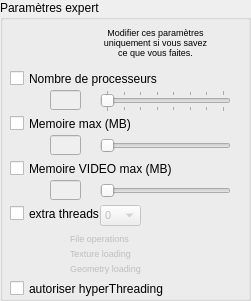
     <widget class="QGroupBox" name="groupBox_parametreExpert">
      <property name="geometry">
       <rect>
        <x>300</x>
        <y>10</y>
        <width>251</width>
        <height>301</height>
       </rect>
      </property>
      <property name="title">
       <string>Paramètres expert</string>
      </property>
      <widget class="QLabel" name="label_GFX_parametresExperts">
       <property name="geometry">
        <rect>
         <x>40</x>
         <y>25</y>
         <width>31</width>
         <height>31</height>
        </rect>
       </property>
       <property name="text">
        <string notr="true"/>
       </property>
       <property name="pixmap">
        <pixmap resource="ressources.qrc">:/gfx/danger.png</pixmap>
       </property>
       <property name="scaledContents">
        <bool>true</bool>
       </property>
      </widget>
      <widget class="QLabel" name="label_avertissementExpertParam">
       <property name="geometry">
        <rect>
         <x>90</x>
         <y>25</y>
         <width>131</width>
         <height>36</height>
        </rect>
       </property>
       <property name="font">
        <font>
         <pointsize>7</pointsize>
        </font>
       </property>
       <property name="text">
        <string>&lt;html&gt;&lt;head/&gt;&lt;body&gt;&lt;p align=&quot;center&quot;&gt;Modifier ces paramètres&lt;br/&gt;uniquement si vous savez&lt;br/&gt;ce que vous faites.&lt;/p&gt;&lt;/body&gt;&lt;/html&gt;</string>
       </property>
      </widget>
      <widget class="QCheckBox" name="checkBox_procNumber">
       <property name="enabled">
        <bool>true</bool>
       </property>
       <property name="geometry">
        <rect>
         <x>10</x>
         <y>70</y>
         <width>191</width>
         <height>17</height>
        </rect>
       </property>
       <property name="locale">
        <locale language="French" country="France"/>
       </property>
       <property name="text">
        <string>Nombre de processeurs</string>
       </property>
      </widget>
      <widget class="QLineEdit" name="lineEdit_procNumber">
       <property name="enabled">
        <bool>false</bool>
       </property>
       <property name="geometry">
        <rect>
         <x>50</x>
         <y>90</y>
         <width>31</width>
         <height>20</height>
        </rect>
       </property>
       <property name="acceptDrops">
        <bool>false</bool>
       </property>
       <property name="maxLength">
        <number>1</number>
       </property>
       <property name="alignment">
        <set>Qt::AlignCenter</set>
       </property>
       <property name="readOnly">
        <bool>false</bool>
       </property>
       <property name="placeholderText">
        <string/>
       </property>
      </widget>
      <widget class="QSlider" name="horizontalSlider_procNumber">
       <property name="enabled">
        <bool>false</bool>
       </property>
       <property name="geometry">
        <rect>
         <x>100</x>
         <y>90</y>
         <width>131</width>
         <height>22</height>
        </rect>
       </property>
       <property name="sizeIncrement">
        <size>
         <width>0</width>
         <height>0</height>
        </size>
       </property>
       <property name="minimum">
        <number>1</number>
       </property>
       <property name="maximum">
        <number>8</number>
       </property>
       <property name="orientation">
        <enum>Qt::Horizontal</enum>
       </property>
       <property name="tickPosition">
        <enum>QSlider::TicksBothSides</enum>
       </property>
       <property name="tickInterval">
        <number>1</number>
       </property>
      </widget>
      <widget class="QSlider" name="horizontalSlider_maxMemory">
       <property name="enabled">
        <bool>false</bool>
       </property>
       <property name="geometry">
        <rect>
         <x>100</x>
         <y>135</y>
         <width>131</width>
         <height>22</height>
        </rect>
       </property>
       <property name="sizeIncrement">
        <size>
         <width>0</width>
         <height>0</height>
        </size>
       </property>
       <property name="minimum">
        <number>256</number>
       </property>
       <property name="maximum">
        <number>8192</number>
       </property>
       <property name="singleStep">
        <number>2</number>
       </property>
       <property name="pageStep">
        <number>64</number>
       </property>
       <property name="orientation">
        <enum>Qt::Horizontal</enum>
       </property>
       <property name="tickPosition">
        <enum>QSlider::NoTicks</enum>
       </property>
       <property name="tickInterval">
        <number>1</number>
       </property>
      </widget>
      <widget class="QCheckBox" name="checkBox_maxMemory">
       <property name="enabled">
        <bool>true</bool>
       </property>
       <property name="geometry">
        <rect>
         <x>10</x>
         <y>115</y>
         <width>191</width>
         <height>17</height>
        </rect>
       </property>
       <property name="locale">
        <locale language="French" country="France"/>
       </property>
       <property name="text">
        <string>Memoire max (MB)</string>
       </property>
      </widget>
      <widget class="QLineEdit" name="lineEdit_maxMemory">
       <property name="enabled">
        <bool>false</bool>
       </property>
       <property name="geometry">
        <rect>
         <x>50</x>
         <y>135</y>
         <width>31</width>
         <height>20</height>
        </rect>
       </property>
       <property name="acceptDrops">
        <bool>false</bool>
       </property>
       <property name="maxLength">
        <number>4</number>
       </property>
       <property name="alignment">
        <set>Qt::AlignCenter</set>
       </property>
       <property name="readOnly">
        <bool>false</bool>
       </property>
       <property name="placeholderText">
        <string/>
       </property>
      </widget>
      <widget class="QCheckBox" name="checkBox_maxVideoMemory">
       <property name="enabled">
        <bool>true</bool>
       </property>
       <property name="geometry">
        <rect>
         <x>10</x>
         <y>160</y>
         <width>191</width>
         <height>17</height>
        </rect>
       </property>
       <property name="locale">
        <locale language="French" country="France"/>
       </property>
       <property name="text">
        <string>Memoire VIDEO max (MB)</string>
       </property>
      </widget>
      <widget class="QLineEdit" name="lineEdit_maxVIDEOMemory">
       <property name="enabled">
        <bool>false</bool>
       </property>
       <property name="geometry">
        <rect>
         <x>50</x>
         <y>180</y>
         <width>31</width>
         <height>20</height>
        </rect>
       </property>
       <property name="acceptDrops">
        <bool>false</bool>
       </property>
       <property name="maxLength">
        <number>4</number>
       </property>
       <property name="alignment">
        <set>Qt::AlignCenter</set>
       </property>
       <property name="readOnly">
        <bool>false</bool>
       </property>
       <property name="placeholderText">
        <string/>
       </property>
      </widget>
      <widget class="QSlider" name="horizontalSlider_maxVIDEOMemory">
       <property name="enabled">
        <bool>false</bool>
       </property>
       <property name="geometry">
        <rect>
         <x>100</x>
         <y>180</y>
         <width>131</width>
         <height>22</height>
        </rect>
       </property>
       <property name="sizeIncrement">
        <size>
         <width>0</width>
         <height>0</height>
        </size>
       </property>
       <property name="minimum">
        <number>128</number>
       </property>
       <property name="maximum">
        <number>4096</number>
       </property>
       <property name="singleStep">
        <number>2</number>
       </property>
       <property name="pageStep">
        <number>32</number>
       </property>
       <property name="value">
        <number>128</number>
       </property>
       <property name="orientation">
        <enum>Qt::Horizontal</enum>
       </property>
       <property name="tickPosition">
        <enum>QSlider::NoTicks</enum>
       </property>
       <property name="tickInterval">
        <number>1</number>
       </property>
      </widget>
      <widget class="QCheckBox" name="checkBox_extraThreads">
       <property name="enabled">
        <bool>true</bool>
       </property>
       <property name="geometry">
        <rect>
         <x>10</x>
         <y>205</y>
         <width>91</width>
         <height>17</height>
        </rect>
       </property>
       <property name="locale">
        <locale language="French" country="France"/>
       </property>
       <property name="text">
        <string>extra threads</string>
       </property>
      </widget>
      <widget class="QComboBox" name="comboBox_extraThreads">
       <property name="enabled">
        <bool>false</bool>
       </property>
       <property name="geometry">
        <rect>
         <x>100</x>
         <y>205</y>
         <width>41</width>
         <height>21</height>
        </rect>
       </property>
       <property name="font">
        <font>
         <pointsize>8</pointsize>
        </font>
       </property>
       <item>
        <property name="text">
         <string>0</string>
        </property>
       </item>
       <item>
        <property name="text">
         <string>1</string>
        </property>
       </item>
       <item>
        <property name="text">
         <string>3</string>
        </property>
       </item>
       <item>
        <property name="text">
         <string>5</string>
        </property>
       </item>
       <item>
        <property name="text">
         <string>7</string>
        </property>
       </item>
      </widget>
      <widget class="QLabel" name="label_fileOperations">
       <property name="enabled">
        <bool>false</bool>
       </property>
       <property name="geometry">
        <rect>
         <x>70</x>
         <y>230</y>
         <width>81</width>
         <height>16</height>
        </rect>
       </property>
       <property name="font">
        <font>
         <pointsize>7</pointsize>
        </font>
       </property>
       <property name="text">
        <string>File operations</string>
       </property>
      </widget>
      <widget class="QLabel" name="label_textureLoading">
       <property name="enabled">
        <bool>false</bool>
       </property>
       <property name="geometry">
        <rect>
         <x>70</x>
         <y>245</y>
         <width>81</width>
         <height>16</height>
        </rect>
       </property>
       <property name="font">
        <font>
         <pointsize>7</pointsize>
        </font>
       </property>
       <property name="text">
        <string>Texture loading</string>
       </property>
      </widget>
      <widget class="QLabel" name="label_geometryLoading">
       <property name="enabled">
        <bool>false</bool>
       </property>
       <property name="geometry">
        <rect>
         <x>70</x>
         <y>260</y>
         <width>81</width>
         <height>16</height>
        </rect>
       </property>
       <property name="font">
        <font>
         <pointsize>7</pointsize>
        </font>
       </property>
       <property name="text">
        <string>Geometry loading</string>
       </property>
      </widget>
      <widget class="QCheckBox" name="checkBox_hyperThreading">
       <property name="geometry">
        <rect>
         <x>10</x>
         <y>280</y>
         <width>191</width>
         <height>17</height>
        </rect>
       </property>
       <property name="locale">
        <locale language="French" country="France"/>
       </property>
       <property name="text">
        <string>autoriser hyperThreading</string>
       </property>
      </widget>
      <widget class="QLabel" name="label_GFX_fileOperations">
       <property name="enabled">
        <bool>false</bool>
       </property>
       <property name="geometry">
        <rect>
         <x>50</x>
         <y>230</y>
         <width>12</width>
         <height>12</height>
        </rect>
       </property>
       <property name="text">
        <string notr="true"/>
       </property>
       <property name="pixmap">
        <pixmap>gfx/valide.png</pixmap>
       </property>
       <property name="scaledContents">
        <bool>true</bool>
       </property>
      </widget>
      <widget class="QLabel" name="label_GFX_textureLoading">
       <property name="enabled">
        <bool>false</bool>
       </property>
       <property name="geometry">
        <rect>
         <x>50</x>
         <y>245</y>
         <width>12</width>
         <height>12</height>
        </rect>
       </property>
       <property name="text">
        <string notr="true"/>
       </property>
       <property name="pixmap">
        <pixmap>gfx/valide.png</pixmap>
       </property>
       <property name="scaledContents">
        <bool>true</bool>
       </property>
      </widget>
      <widget class="QLabel" name="label_GFX_geometryLoading">
       <property name="enabled">
        <bool>false</bool>
       </property>
       <property name="geometry">
        <rect>
         <x>50</x>
         <y>260</y>
         <width>12</width>
         <height>12</height>
        </rect>
       </property>
       <property name="text">
        <string notr="true"/>
       </property>
       <property name="pixmap">
        <pixmap>gfx/valide.png</pixmap>
       </property>
       <property name="scaledContents">
        <bool>true</bool>
       </property>
      </widget>
     </widget>
